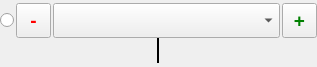
<?xml version="1.0" encoding="UTF-8"?>
<ui version="4.0">
 <class>ChainMenuWidget</class>
 <widget class="QWidget" name="ChainMenuWidget">
  <property name="geometry">
   <rect>
    <x>0</x>
    <y>0</y>
    <width>317</width>
    <height>67</height>
   </rect>
  </property>
  <property name="maximumSize">
   <size>
    <width>16777215</width>
    <height>90</height>
   </size>
  </property>
  <property name="windowTitle">
   <string>Form</string>
  </property>
  <layout class="QVBoxLayout" name="verticalLayout">
   <property name="spacing">
    <number>2</number>
   </property>
   <property name="leftMargin">
    <number>0</number>
   </property>
   <property name="topMargin">
    <number>0</number>
   </property>
   <property name="rightMargin">
    <number>0</number>
   </property>
   <property name="bottomMargin">
    <number>0</number>
   </property>
   <item>
    <layout class="QVBoxLayout" name="verticalLayout_2">
     <property name="spacing">
      <number>0</number>
     </property>
     <item>
      <layout class="QHBoxLayout" name="horizontalLayout" stretch="0,0,10,0">
       <property name="spacing">
        <number>2</number>
       </property>
       <item>
        <widget class="QRadioButton" name="radioButton">
         <property name="toolTip">
          <string>Select this operation to adjust it's parameters</string>
         </property>
         <property name="text">
          <string/>
         </property>
        </widget>
       </item>
       <item>
        <widget class="QToolButton" name="buttonRemove">
         <property name="sizePolicy">
          <sizepolicy hsizetype="Fixed" vsizetype="Fixed">
           <horstretch>0</horstretch>
           <verstretch>0</verstretch>
          </sizepolicy>
         </property>
         <property name="minimumSize">
          <size>
           <width>35</width>
           <height>35</height>
          </size>
         </property>
         <property name="maximumSize">
          <size>
           <width>35</width>
           <height>16777215</height>
          </size>
         </property>
         <property name="font">
          <font>
           <pointsize>14</pointsize>
           <weight>75</weight>
           <bold>true</bold>
          </font>
         </property>
         <property name="toolTip">
          <string>Remove this operation from the chain</string>
         </property>
         <property name="styleSheet">
          <string notr="true">#buttonRemove 
{
 color: red;
}
#buttonRemove:disabled
{
 color: #787878;
}</string>
         </property>
         <property name="text">
          <string>-</string>
         </property>
        </widget>
       </item>
       <item>
        <widget class="QComboBox" name="comboBox">
         <property name="sizePolicy">
          <sizepolicy hsizetype="Preferred" vsizetype="Fixed">
           <horstretch>0</horstretch>
           <verstretch>0</verstretch>
          </sizepolicy>
         </property>
         <property name="minimumSize">
          <size>
           <width>220</width>
           <height>0</height>
          </size>
         </property>
         <property name="maximumSize">
          <size>
           <width>16777215</width>
           <height>60</height>
          </size>
         </property>
         <property name="toolTip">
          <string>Drop down menu to change the operation</string>
         </property>
        </widget>
       </item>
       <item>
        <widget class="QToolButton" name="buttonAdd">
         <property name="sizePolicy">
          <sizepolicy hsizetype="Fixed" vsizetype="Fixed">
           <horstretch>0</horstretch>
           <verstretch>0</verstretch>
          </sizepolicy>
         </property>
         <property name="minimumSize">
          <size>
           <width>35</width>
           <height>35</height>
          </size>
         </property>
         <property name="maximumSize">
          <size>
           <width>35</width>
           <height>16777215</height>
          </size>
         </property>
         <property name="font">
          <font>
           <pointsize>14</pointsize>
           <weight>75</weight>
           <bold>true</bold>
          </font>
         </property>
         <property name="toolTip">
          <string>Add OpenCV operation to the chain</string>
         </property>
         <property name="styleSheet">
          <string notr="true">#buttonAdd
{
 color: green;
}
#buttonAdd:disabled
{
 color: #787878;
}</string>
         </property>
         <property name="text">
          <string>+</string>
         </property>
        </widget>
       </item>
      </layout>
     </item>
     <item>
      <layout class="QHBoxLayout" name="horizontalLayout_2">
       <item>
        <widget class="Line" name="line">
         <property name="sizePolicy">
          <sizepolicy hsizetype="Preferred" vsizetype="Fixed">
           <horstretch>0</horstretch>
           <verstretch>0</verstretch>
          </sizepolicy>
         </property>
         <property name="minimumSize">
          <size>
           <width>0</width>
           <height>25</height>
          </size>
         </property>
         <property name="baseSize">
          <size>
           <width>0</width>
           <height>0</height>
          </size>
         </property>
         <property name="font">
          <font>
           <pointsize>11</pointsize>
           <weight>50</weight>
           <bold>false</bold>
          </font>
         </property>
         <property name="frameShadow">
          <enum>QFrame::Plain</enum>
         </property>
         <property name="lineWidth">
          <number>2</number>
         </property>
         <property name="orientation">
          <enum>Qt::Vertical</enum>
         </property>
        </widget>
       </item>
      </layout>
     </item>
    </layout>
   </item>
  </layout>
 </widget>
 <resources/>
 <connections/>
</ui>
